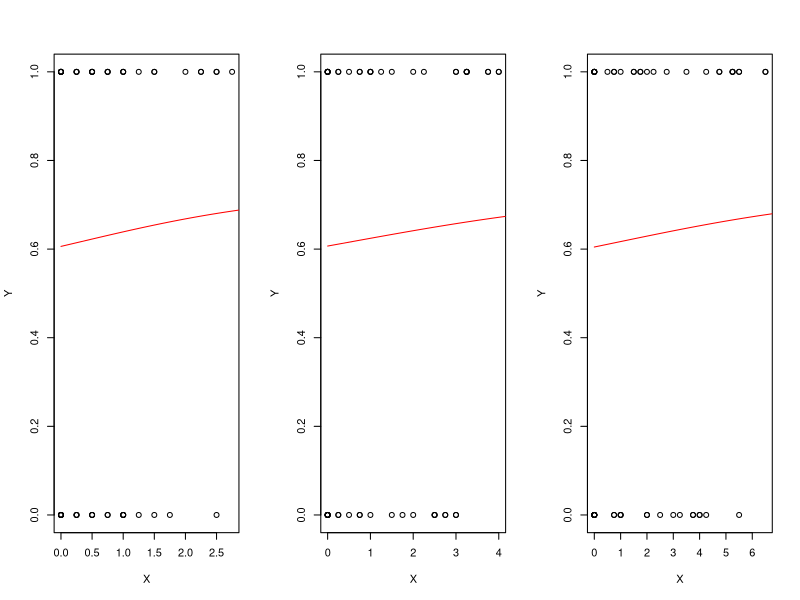
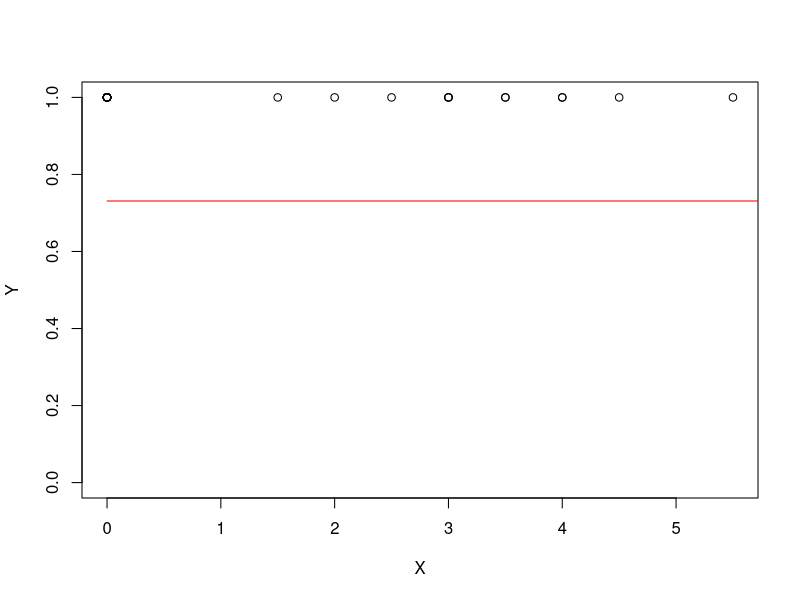
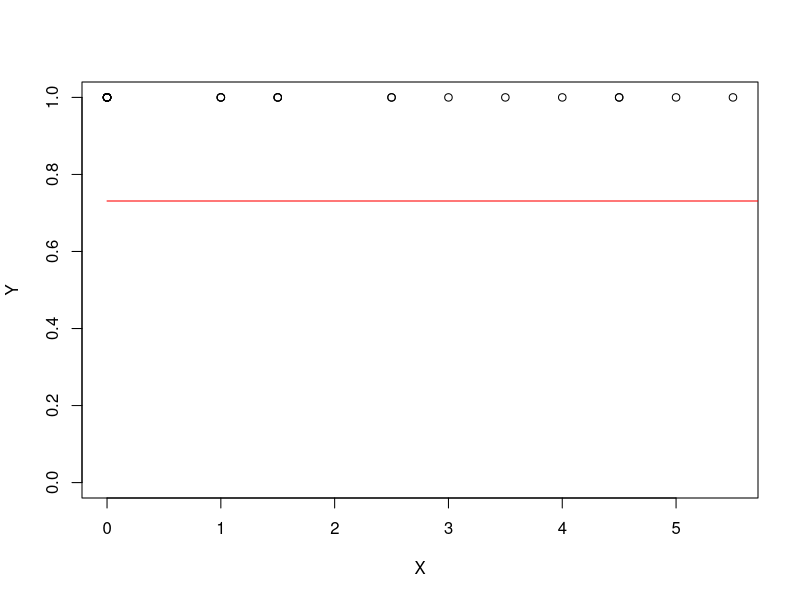

Write R code to recreate these figures, in order.
setwd('~/Desktop/Evolution/Tasks/Project/Data')
my_data1 <- read.csv("FemaleChoice.csv")
my_data2 <- read.csv("MaleCognitionColor.csv")
head(my_data1)
head(my_data2)

pdf('MatingSuccess1.pdf')
par(mfrow=c(1,3))
X <- my_data1[,"ThroatIntensity"]
Y <- my_data1[,4]
plot(X, Y)
LogReg <- glm(Y~X, family=binomial(link="logit"))
summary(LogReg)
predY <- predict(LogReg, data.frame(X=seq(from=0, to=3, by=0.1)), type="response")
lines(x=seq(from=0, to=3, by=0.1), exp(predY)/(1+exp(predY)), col='red')

cor(X, Y)

X <- my_data1[,"ThroatArea"]
Y <- my_data1[,4]
plot(X, Y)
LogReg <- glm(Y~X, family=binomial(link="logit"))
summary(LogReg)
predY <- predict(LogReg, data.frame(X=seq(from=0, to=5, by=0.1)), type="response")
lines(x=seq(from=0, to=5, by=0.1), exp(predY)/(1+exp(predY)), col='red')

cor(X,Y)

X <- my_data1[,"ThroatCombined"]
Y <- my_data1[,4]
plot(X, Y)
LogReg <- glm(Y~X, family=binomial(link="logit"))
summary(LogReg)
predY <- predict(LogReg, data.frame(X=seq(from=0, to=7, by=0.1)), type="response")
lines(x=seq(from=0, to=7, by=0.1), exp(predY)/(1+exp(predY)), col='red')
dev.off()

cor(X,Y)

pdf("MatingSuccess2.pdf")
X<- my_data2[, "MCPreThroatCombined_a"]
Y <- my_data2[, 3]
plot(X, Y)
LogReg <- glm(Y~X, family=binomial(link="logit"))
summary(LogReg)
predY <- predict(LogReg, data.frame(X=seq(from=0, to=7, by=0.1)), type="response")
lines(x=seq(from=0, to=7, by=0.1), exp(predY)/(1+exp(predY)), col='red')
dev.off()

pdf("MatingSuccess2b.pdf")
X <- my_data2[, "MCPreThroatCombined_b"]
Y <- my_data2[, 3]
plot(X,Y)
LogReg <- glm(Y~X, family=binomial(link="logit"))
summary(LogReg)
predY <- predict(LogReg, data.frame(X=seq(from=0, to=7, by=0.1)), type="response")
lines(x=seq(from=0, to=7, by=0.1), exp(predY)/(1+exp(predY)), col='red')
dev.off()

setwd('~/Desktop/Evolution/Tasks/Project/Data')
install.packages("readxl")
library("readxl")
my_data3 <- read_excel("PelvicSpineErections_Means_TTestData_DRYAD.xlsx")
my_data4 <- read_excel("PSEnearFleeLead_FleeLeadnearPSE_Data_PercentageCalculations_DRYAD.xlsx")
my_data5 <- read_excel("ColorData_Stickleback_DRYAD.xlsx")
my_data6 <- read_excel("BehavioralDATA_BORIS_WithPerMinCalculations_DRYAD.xlsx")
my_data7 <- read_excel("AllColorSpots__Stages1-4_ExperimentalANDControl_withlength_DRYAD.xlsx")
head(my_data3)
head(my_data4)
head(my_data5)
head(my_data6)
head(my_data7)


